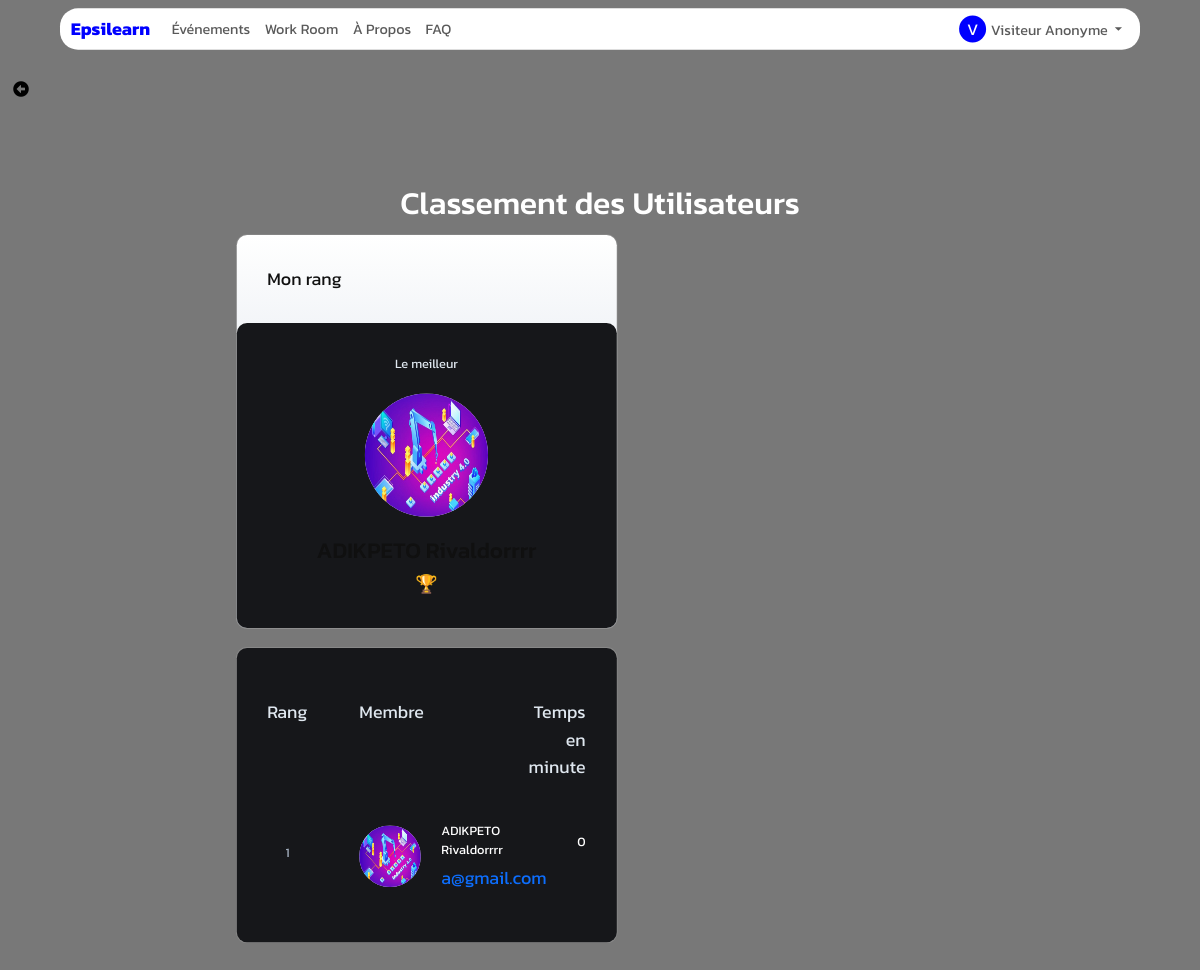
The app's page /classementpomodoro with its own data.
### App/Models/models.py (models this page shows, shortened)
class User(db.Model):
    id = db.Column(db.Integer, primary_key=True)
    nom = db.Column(db.String(50))
    prenom = db.Column(db.String(50))
    nationalite = db.Column(db.String(50))
    mail = db.Column(db.String(50))
    code = db.Column(db.String(50))
    pseudo=db.Column(db.String(200))
    date_naiss=db.Column(db.DateTime)
    ter = db.Column(db.String(50),default="non")
    age=db.Column(db.Integer)
    confirmer = db.Column(db.String(50),default="non")
    mdp=db.Column(db.String(50))
    photo=db.Column(db.String(50),default="static/Profil/unknown.jpg")
    password_reset_token = db.Column(db.String(100))
    password_reset_expiration = db.Column(db.DateTime)
    role=db.Column(db.String(200))
    etudiant= db.relationship('Etudiant', backref='acces_etudiant', foreign_keys='Etudiant.id_user_e')
    prof= db.relationship('Prof', backref='acces_prof', foreign_keys='Prof.id_user_p')
    autre= db.relationship('Autre', backref='acces_autre', foreign_keys='Autre.id_user_a')

### App/Pomodoro/routes_pomodoro.py (the view)
@PomodoroBp.route('/classementpomodoro')
def classement():
    userid = session.get('userid')
    classement_users = db.session.query(
        Pomodoro.id_utilisateur,
        User.photo,
        User.mail,
        Pomodoro.time
    ).group_by(Pomodoro.id_utilisateur).order_by(db.desc('time')).all()
    classement_data = []
    for index, (user_id, photo,mail,total_time) in enumerate(classement_users, start=1):
        user = User.query.get(user_id)
        classement_data.append({
            'index':index,
            'id':user_id,
            'nom': user.nom,
            'prenom': user.prenom,
            'mail':mail,
            'temps_effectue': total_time,
            'phot':photo
        })
    return render_template('classementpomodoro.html', classement_data=classement_data,userid=userid)

### App/Controllers/fonction.py (called while the page is built)
def get_current_user():
    _current_user=None
    if session.get("userid"):
        user=User.query.get(session.get("userid"))
        if user:
            _current_user=user
    if _current_user is None:
        _current_user=User(
        nom="Visiteur",
        prenom="Anonyme",
        nationalite="Inconnue",
        mail="",
        code="Rabver129G@gh%&B&8bg^gtf",
        pseudo="VisiteurAnonyme",
        date_naiss=datetime.now(),
        ter="non",
        age=0,
        confirmer="non",
        mdp="",
        role="Visiteur",
        photo="static/Profil/unknown.jpg"
    )
    return _current_user

### App/Main/routes_home.py (called while the page is built)
@MainBp.app_context_processor
def inject_param():
    return dict(current_user=current_user,np=np,nd=nd,n_stud=n_stud,user_type=session.get("role"))

### app.py (called while the page is built)
@app.after_request
def set_secure_headers(response):
    response.headers['X-Content-Type-Options'] = 'nosniff'
    response.headers['X-Frame-Options'] = 'SAMEORIGIN'
    response.headers['X-XSS-Protection'] = '1; mode=block'
    return response

@app.before_request
def update_session_time():
    if user.id not in processed_requests and user.id is not None:
        last_activity_key = f'last_activity:{user.id}'
        redis_store.set(last_activity_key, datetime.now().strftime('%Y-%m-%d %H:%M:%S'), ex=3)
        session['online_users'] = len(redis_store.keys('last_activity:*'))
        processed_requests[user.id] = True

### App/Pomodoro/templates/classementpomodoro.html (shortened to what this page needs)
{% extends "base.html" %}
    {% block content %}
<a href="/pomodoro" class="btn btn" style="margin-top: 30px;color: rgb(0, 0, 0);"><i class="fa fa-arrow-alt-circle-left"></i></a>
<div class="l-wrapper " style="scale: 0.8;margin-top: -50px;">
    <h1 class="text-center">Classement des Utilisateurs</h1>
    <div class="l-grid mt-3">
      <div class="l-grid__item l-grid__item--sticky">
        <div class="c-card u-bg--light-gradient u-text--dark">
          <div class="c-card__body">
            <div class="u-display--flex u-justify--space-between">
              <div class="u-text--left">
                <div class="u-text--small">Mon rang</div>
            </div>
          </div>
        </div>
        <div class="c-card">
          <div class="c-card__body">
            <div class="u-text--center" id="winner">
                <div class="u-text-small u-text--medium u-mb--16">Le meilleur</div>
                <img class="c-avatar c-avatar--lg" src="{{classement_data[0].phot}}"/>
                <h3 class="u-mt--16">{{ classement_data[0].nom }} {{ classement_data[0].prenom }}</h3>
                <span class="u-text--teal u-text--small">🏆</span>
            </div>
          </div>
        </div>
      </div>
      <div class="l-grid__item">
        <div class="c-card">
          <div class="c-card__body">
            <ul class="c-list" id="list">
              <li class="c-list__item">
                <div class="c-list__grid">
                  <div class="u-text--left u-text--small u-text--medium">Rang</div>
                  <div class="u-text--left u-text--small u-text--medium">Membre</div>
                  <div class="u-text--right u-text--small u-text--medium">Temps en minute</div>
                </div>
              </li>
              {% for data in classement_data %}
              <li class="c-list__item">
                <div class="c-list__grid">
                    <div class="c-flag c-place u-bg--transparent">{{data.index }}</div>
                    <div class="c-media">
                      <img class="c-avatar c-media__img" src="../{{data.phot}}" />
                      <div class="c-media__content">
                        <div class="c-media__title">{{ data.nom }} {{ data.prenom }}</div>
                        <a class="c-media__link u-text--small"  target="_blank" style="text-decoration: none;">{{ data.mail}} </a>
                      </div>
                    </div>
                    <div class="u-text--right c-kudos">
                      <div class="u-mt--8">
                        {{ data.temps_effectue }}
                      </div>
                    </div>
                  </div>
              </li>
              {% endfor %}
            </ul>
          </div>
        </div>
      </div>
    </div>
  </div>
  {% endblock %}

### App/Pomodoro/templates/classementpomodoro.html (style rules this page uses)
html { --black: #000000; --white: #ffffff; --darkest: #101010; --darker: #16171A; --dark: #A3AFBF; --medium: #DFE7EF; --light: #CAD4E1; --lighter: #F5F8FC; --lightest: var(--white); --primary: #7B16FF; --primary-light: #DDD9FF; --primary-trans: rgba(123,22,255,0.4); --yellow: #FDCB6E; --orange: #E17055; --teal: #00CEC9; --bg: var(--darkest); --color: var(--lightest); --surface: var(--darker); }
body { background: #787878; color: var(--color); font-family: 'Kanit' }
.l-wrapper { width: 100%; max-width: 960px; margin: auto; padding: 1.6rem 1.6rem 3.2rem; }
.l-grid { display: grid; grid-template-columns: 1fr 2fr; grid-column-gap: 1.6rem; grid-row-gap: 1.6rem; position: relative; }
.c-card { border-radius: 0.8rem; background: var(--surface); width: 100%; margin-bottom: 1.6rem; box-shadow: 0px 0px 0px 1px rgba(255, 255, 255, 0.12); }
.c-card__body, .c-card__header { padding: 2.4rem; }
.c-list { margin: 0; padding: 0; list-style-type: none; }
.c-list__item { padding: 1.6rem 0; }
.c-list__item .c-flag { margin-top: 0.8rem; }
.c-list__grid { display: grid; grid-template-columns: 4.8rem 3fr 1fr; grid-column-gap: 2.4rem; }
.c-media { display: inline-flex; align-items: center; }
.c-media__content { padding-left: 1.6rem; }
.c-media__title { margin-bottom: 0.4rem; }
.c-avatar { display: inline-flex; align-items: center; justify-content: center; width: 4.8rem; height: 4.8rem; box-shadow: inset 0px 0px 0px 1px currentColor; border-radius: 50%; background: var(--lightest); color: var(--dark); }
.c-avatar--lg { width: 9.6rem; height: 9.6rem; }
.c-flag { display: inline-flex; align-items: center; justify-content: center; width: 3.2rem; height: 3.2rem; background: var(--lightest); color: var(--dark); border-radius: 0.4rem; }
.u-text--left { text-align: left; }
.u-text--center { text-align: center; }
.u-text--right { text-align: right; }
.u-text--dark { color: var(--darkest) !important; }
.u-bg--transparent { background: transparent !important; }
.u-text--medium { color: var(--medium) !important; }
.u-text--teal { color: var(--teal) !important; }
.u-bg--light-gradient { background: linear-gradient(to top, var(--light), var(--lightest)) !important; }
.u-display--flex { display: flex; }
.u-justify--space-between { justify-content: space-between; }
.u-text--small { font-size: 1.4rem; }
.u-mt--8 { margin-top: 0.8rem; }
.u-mb--16 { margin-bottom: 1.6rem; }
.u-mt--16 { margin-top: 1.6rem; }

### records on screen
User: index "1", nom "ADIKPETO", prenom "Rivaldorrrr", mail "a@gmail.com", temps_effectue "0"

### other values on screen
{{ current_user.nom|first }} "V"
{{ current_user.nom }} "Visiteur"
{{ current_user.prenom }} "Anonyme"
